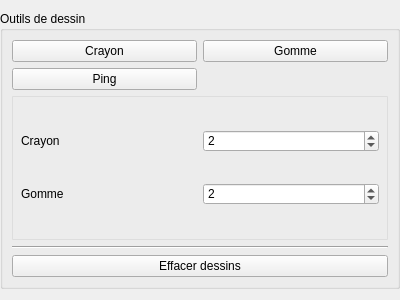
<?xml version="1.0" encoding="UTF-8"?>
<ui version="4.0">
 <class>DrawingMenu</class>
 <widget class="QWidget" name="DrawingMenu">
  <property name="geometry">
   <rect>
    <x>0</x>
    <y>0</y>
    <width>400</width>
    <height>300</height>
   </rect>
  </property>
  <property name="sizePolicy">
   <sizepolicy hsizetype="Minimum" vsizetype="Preferred">
    <horstretch>0</horstretch>
    <verstretch>0</verstretch>
   </sizepolicy>
  </property>
  <property name="windowTitle">
   <string>Form</string>
  </property>
  <layout class="QHBoxLayout" name="horizontalLayout_4">
   <property name="leftMargin">
    <number>0</number>
   </property>
   <property name="rightMargin">
    <number>0</number>
   </property>
   <item>
    <widget class="QGroupBox" name="m_DrawingTools">
     <property name="enabled">
      <bool>true</bool>
     </property>
     <property name="title">
      <string>Outils de dessin</string>
     </property>
     <layout class="QVBoxLayout" name="verticalLayout_2">
      <item>
       <layout class="QVBoxLayout" name="verticalLayout">
        <item>
         <layout class="QGridLayout" name="m_ToolLayout">
          <item row="0" column="1">
           <widget class="QPushButton" name="m_PenButton">
            <property name="text">
             <string>Crayon</string>
            </property>
           </widget>
          </item>
          <item row="0" column="2">
           <widget class="QPushButton" name="m_EraserButton">
            <property name="text">
             <string>Gomme</string>
            </property>
           </widget>
          </item>
          <item row="1" column="1">
           <widget class="QPushButton" name="m_PingButton">
            <property name="text">
             <string>Ping</string>
            </property>
           </widget>
          </item>
         </layout>
        </item>
        <item>
         <widget class="QWidget" name="sizeWidget" native="true">
          <property name="styleSheet">
           <string notr="true">QWidget#sizeWidget {
	border: 1px solid rgb(221, 221, 221);
	border-radius: 1px;
}</string>
          </property>
          <layout class="QVBoxLayout" name="verticalLayout_5">
           <item>
            <layout class="QHBoxLayout" name="horizontalLayout">
             <item>
              <widget class="QLabel" name="label">
               <property name="text">
                <string>Crayon</string>
               </property>
              </widget>
             </item>
             <item>
              <widget class="QSpinBox" name="m_PenSpinBox">
               <property name="value">
                <number>2</number>
               </property>
              </widget>
             </item>
            </layout>
           </item>
           <item>
            <layout class="QHBoxLayout" name="horizontalLayout_2">
             <item>
              <widget class="QLabel" name="label_2">
               <property name="text">
                <string>Gomme</string>
               </property>
              </widget>
             </item>
             <item>
              <widget class="QSpinBox" name="m_EraserSpinBox">
               <property name="value">
                <number>2</number>
               </property>
              </widget>
             </item>
            </layout>
           </item>
          </layout>
         </widget>
        </item>
        <item>
         <widget class="Line" name="line">
          <property name="orientation">
           <enum>Qt::Horizontal</enum>
          </property>
         </widget>
        </item>
        <item>
         <widget class="QPushButton" name="m_EraseButton">
          <property name="text">
           <string>Effacer dessins</string>
          </property>
         </widget>
        </item>
       </layout>
      </item>
     </layout>
    </widget>
   </item>
  </layout>
 </widget>
 <resources/>
 <connections/>
</ui>
